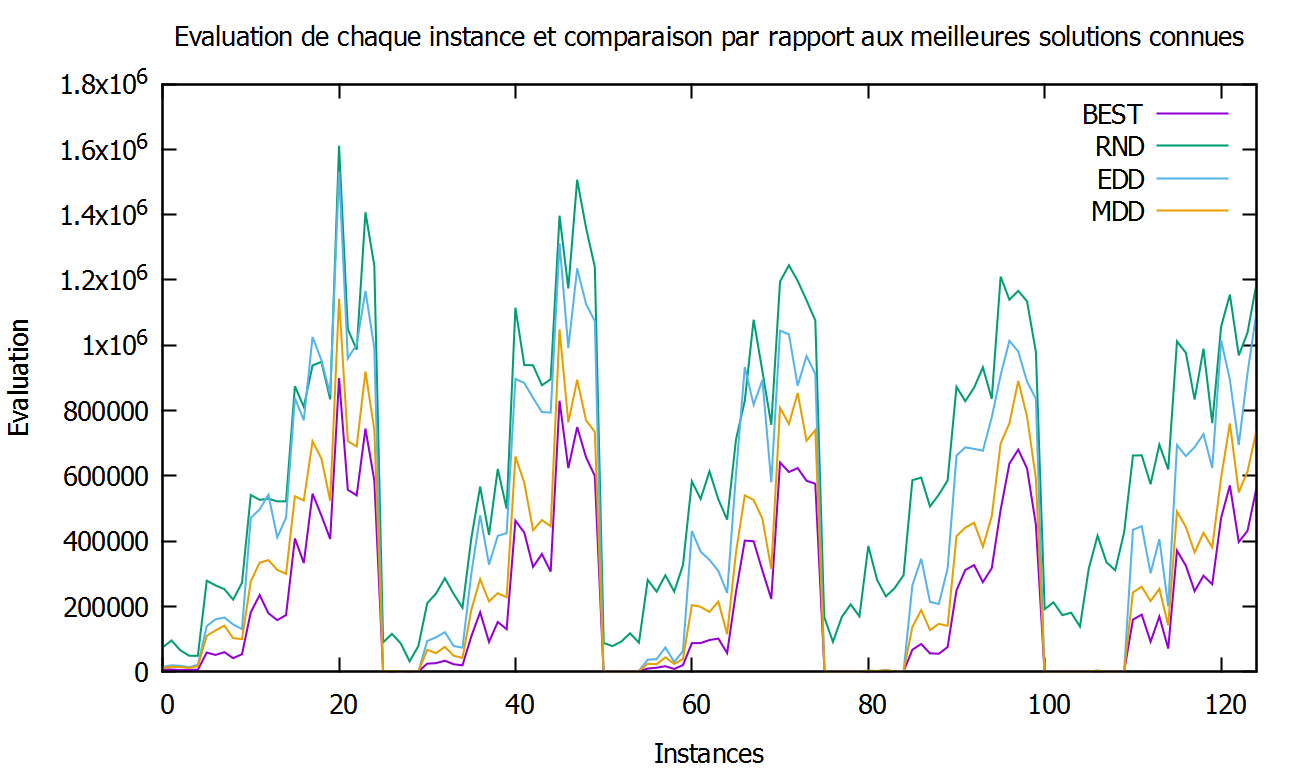

This figure's gnuplot source:
set output "C:/Users/Pierrick/workspace/SMTWTP/experiences/xp1.png"
set title "Evaluation de chaque instance et comparaison par rapport aux meilleures solutions connues"
set ylabel "Evaluation"
set xlabel "Instances"
set xrange [0:124]
plot "C:/Users/Pierrick/workspace/SMTWTP/data/wtbest100b.txt" using 0:1 with lines title "BEST", "C:/Users/Pierrick/workspace/SMTWTP/data/results/rnd.dat" using 0:1 with lines title "RND", "C:/Users/Pierrick/workspace/SMTWTP/data/results/edd.dat" using 0:1 with lines title "EDD", "C:/Users/Pierrick/workspace/SMTWTP/data/results/mdd.dat" using 0:1 with lines title "MDD"